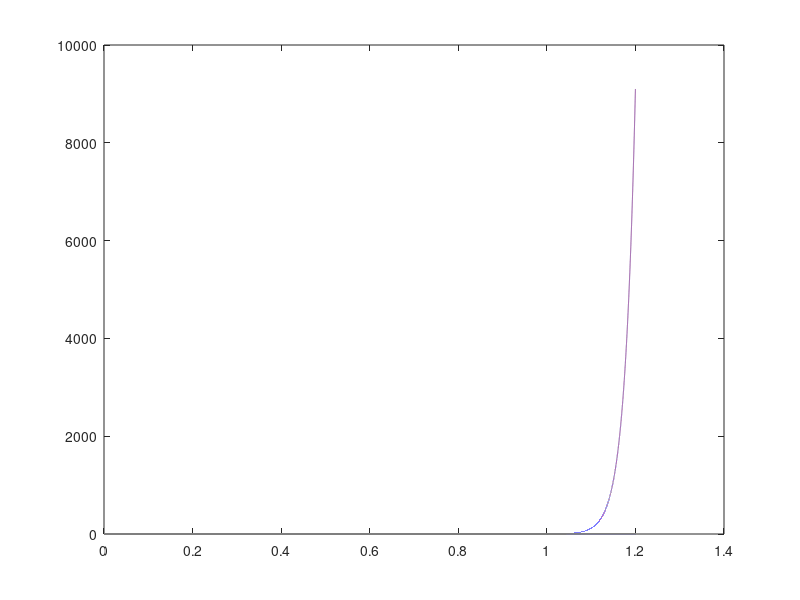

Write MATLAB code to recreate this figure. (Note: this script raises an error after producing the figure.)
x = 0:0.00001:1.2;

y1=x;
y2=x.^5;
y3=x.^15;
y4=x.^50;
y5=x.^Inf;

clf
plot(x,y1,x,y2,x,y3,x,y4,x,y5,'k','LineWidth',1.5)
xline(1,'LineWidth',1.5,'Color','k')
ylim([0 2])
legend('n=1','n=5','n=15','n=50','Bean','Location','northwest')
xlabel('J/J_{C}')
ylabel('E/E_{0}')
grid on